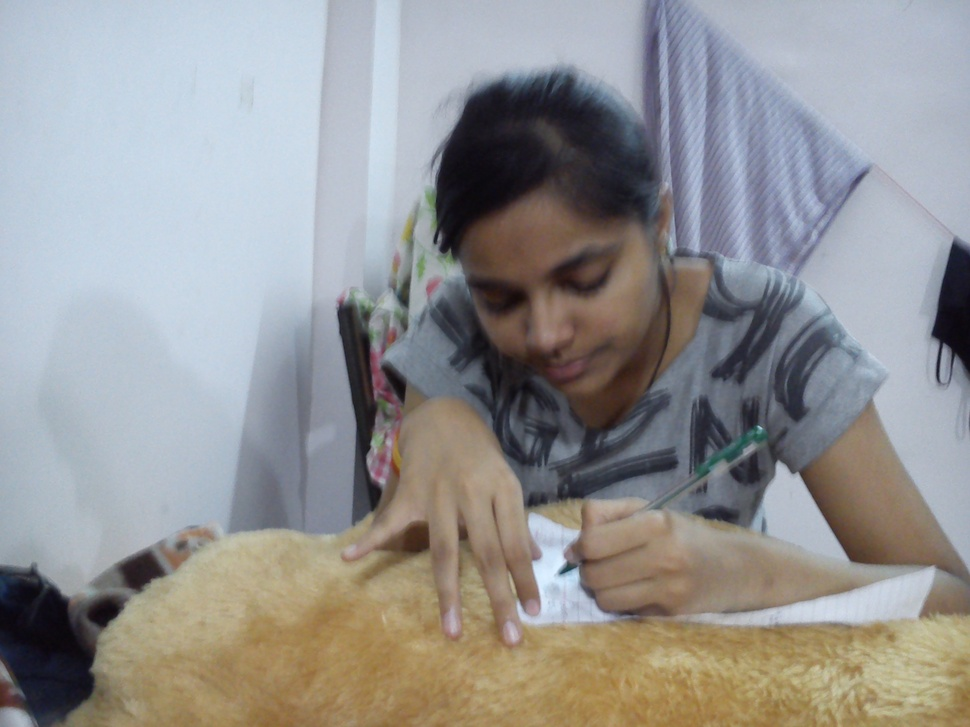
%> input picture imageprocessing/images/god.jpg, 970 x 727 px, shrunk from 2592 x 1944 before the run
$ octave filters.m   (GNU Octave 9; MATLAB toolbox functions it lacks are replaced by stand-ins)
%> lines starting %> are read from the running program, lines starting %| are printed output that depends on the picture
clc;clear;

img=imread('images/god.jpg');
%> img is the input picture: size 727x970x3 uint8; mean R, G, B 148.3, 147.7, 147.5
[x, map]=rgb2ind(img,256);
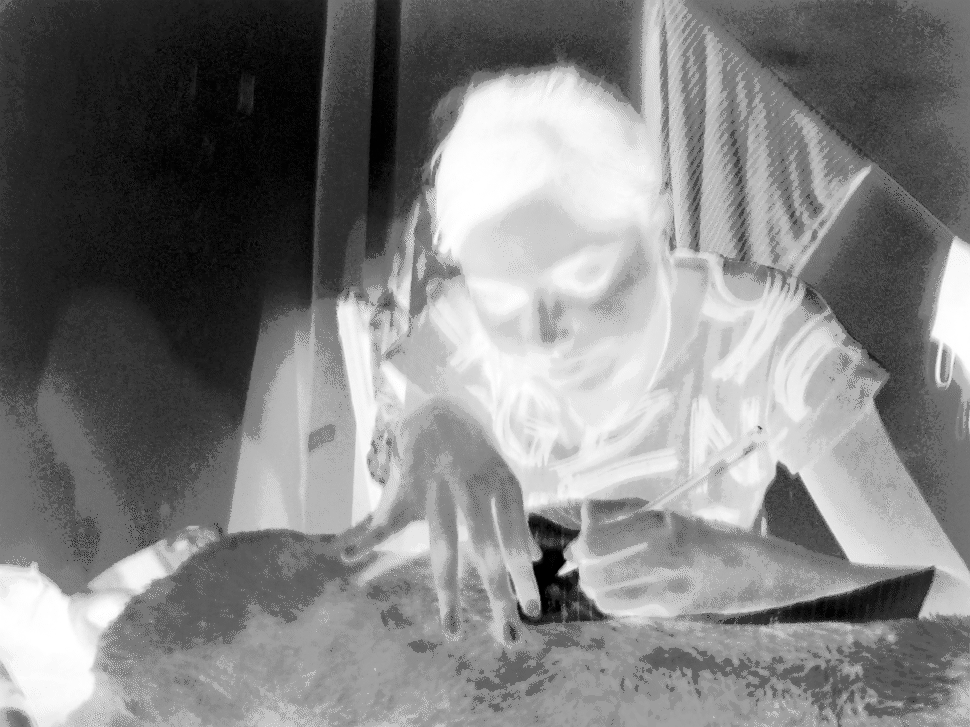
%> x: size 727x970 uint8; min 0, max 255, mean 128.9
%> map = 256 rows, first 12: [0.835 0.91 0.98; 0.804 0.863 0.922; 0.8 0.859 0.906; 0.788 0.855 0.91; 0.804 0.851 0.906; 0.796 0.851 0.902; 0.788 0.851 0.906; 0.78 0.851 0.902; 0.796 0.847 0.906; 0.792 0.847 0.898; 0.784 0.847 0.902; 0.776 0.847 0.906]
f1 = ones(4)/16;
image=filter2(f1, x);

subplot(121);
imshow(img);
subplot(122);
imshow(image);
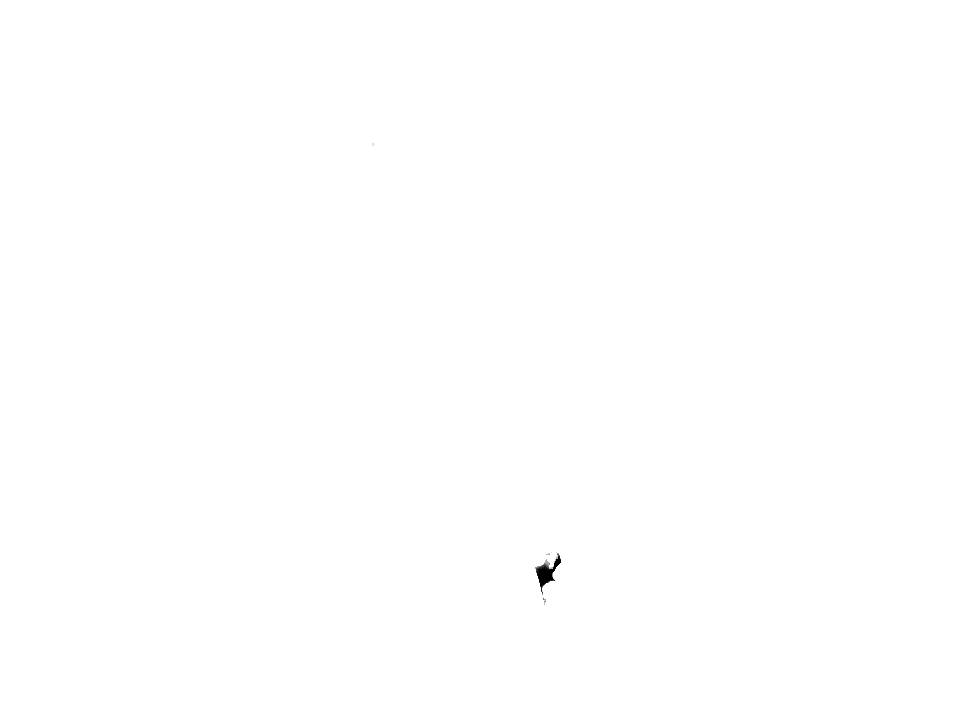
%> displayed picture: size 727x970, on the screen's scale of 0 to 255; min 0, max 255, mean 254.9
%used indexed image, but no idea about the result
%use ye waala filter for grayscale, rgb me average k liye alag filter hai
